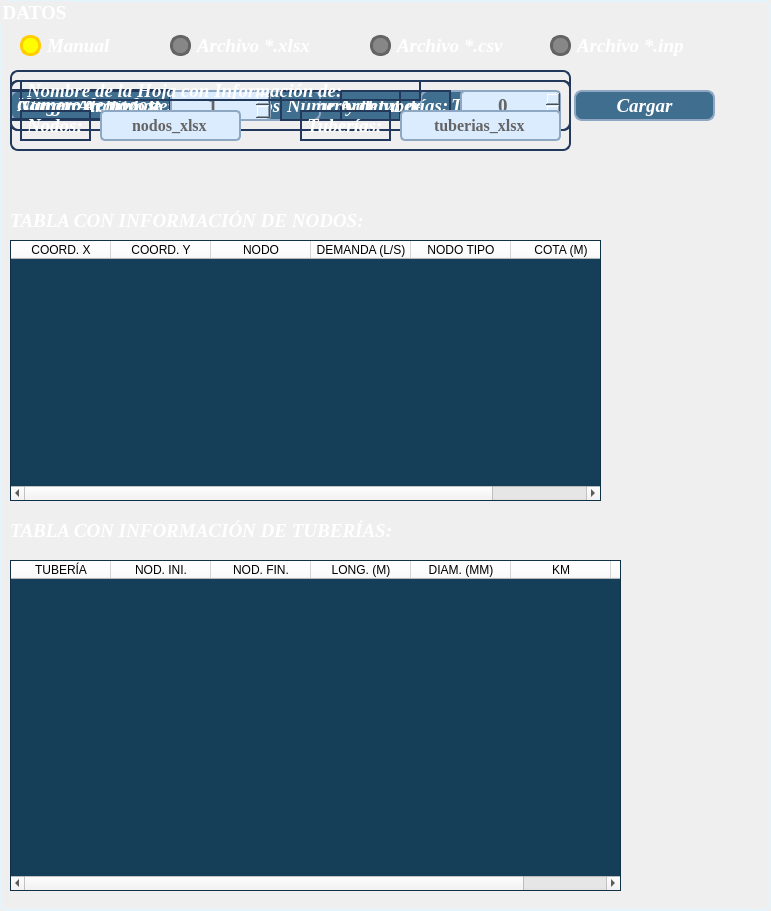
             <widget class="QGroupBox" name="groupBox">
              <property name="geometry">
               <rect>
                <x>0</x>
                <y>50</y>
                <width>771</width>
                <height>911</height>
               </rect>
              </property>
              <property name="font">
               <font>
                <family>Times New Roman</family>
                <pointsize>14</pointsize>
                <weight>75</weight>
                <bold>true</bold>
               </font>
              </property>
              <property name="styleSheet">
               <string notr="true">QGroupBox{
	border: 2px solid rgb(228, 244, 253);/*+10*/
	border-radius: 8px;
	color: rgb(255, 255, 255);
}</string>
              </property>
              <property name="title">
               <string>DATOS</string>
              </property>
              <widget class="QRadioButton" name="rb_manual">
               <property name="geometry">
                <rect>
                 <x>20</x>
                 <y>30</y>
                 <width>101</width>
                 <height>31</height>
                </rect>
               </property>
               <property name="font">
                <font>
                 <family>Times New Roman</family>
                 <pointsize>14</pointsize>
                 <weight>75</weight>
                 <italic>true</italic>
                 <bold>true</bold>
                </font>
               </property>
               <property name="styleSheet">
                <string notr="true">QRadioButton{
	color: rgb(255, 255, 255);
}

QRadioButton::indicator{
	border: 3px solid rgb(100, 100, 100);
	width: 15px;
	height: 15px;
	border-radius: 10px;
	background-color: rgb(135, 135, 135);
}

QRadioButton::indicator:checked{
	border: 3px solid rgb(255, 205, 0);
	background-color:  rgb(255, 255, 0);
	font-color: rgb(255, 255, 255);
}</string>
               </property>
               <property name="text">
                <string>Manual</string>
               </property>
               <property name="checked">
                <bool>true</bool>
               </property>
              </widget>
              <widget class="QRadioButton" name="rb_inp">
               <property name="geometry">
                <rect>
                 <x>550</x>
                 <y>30</y>
                 <width>141</width>
                 <height>31</height>
                </rect>
               </property>
               <property name="font">
                <font>
                 <family>Times New Roman</family>
                 <pointsize>14</pointsize>
                 <weight>75</weight>
                 <italic>true</italic>
                 <bold>true</bold>
                </font>
               </property>
               <property name="styleSheet">
                <string notr="true">QRadioButton{
	color: rgb(255, 255, 255);
}


QRadioButton::indicator{
	border: 3px solid rgb(100, 100, 100);
	width: 15px;
	height: 15px;
	border-radius: 10px;
	background-color: rgb(135, 135, 135);
}

QRadioButton::indicator:checked{
	border: 3px solid rgb(255, 205, 0);
	background-color:  rgb(255, 255, 0);
}</string>
               </property>
               <property name="text">
                <string>Archivo *.inp</string>
               </property>
              </widget>
              <widget class="QRadioButton" name="rb_xslx">
               <property name="geometry">
                <rect>
                 <x>170</x>
                 <y>30</y>
                 <width>141</width>
                 <height>31</height>
                </rect>
               </property>
               <property name="font">
                <font>
                 <family>Times New Roman</family>
                 <pointsize>14</pointsize>
                 <weight>75</weight>
                 <italic>true</italic>
                 <bold>true</bold>
                </font>
               </property>
               <property name="styleSheet">
                <string notr="true">QRadioButton{
	color: rgb(255, 255, 255);
}

QRadioButton::indicator{
	border: 3px solid rgb(100, 100, 100);
	width: 15px;
	height: 15px;
	border-radius: 10px;
	background-color: rgb(135, 135, 135);
}

QRadioButton::indicator:checked{
	border: 3px solid rgb(255, 205, 0);
	background-color:  rgb(255, 255, 0);
}</string>
               </property>
               <property name="text">
                <string>Archivo *.xlsx</string>
               </property>
              </widget>
              <widget class="QRadioButton" name="rb_csv">
               <property name="geometry">
                <rect>
                 <x>370</x>
                 <y>30</y>
                 <width>141</width>
                 <height>31</height>
                </rect>
               </property>
               <property name="font">
                <font>
                 <family>Times New Roman</family>
                 <pointsize>14</pointsize>
                 <weight>75</weight>
                 <italic>true</italic>
                 <bold>true</bold>
                </font>
               </property>
               <property name="styleSheet">
                <string notr="true">QRadioButton{
	color: rgb(255, 255, 255);
}

QRadioButton::indicator{
	border: 3px solid rgb(100, 100, 100);
	width: 15px;
	height: 15px;
	border-radius: 10px;
	background-color: rgb(135, 135, 135);
}

QRadioButton::indicator:checked{
	border: 3px solid rgb(255, 205, 0);
	background-color:  rgb(255, 255, 0);
}</string>
               </property>
               <property name="text">
                <string>Archivo *.csv</string>
               </property>
              </widget>
              <widget class="QPushButton" name="btn_load_info">
               <property name="geometry">
                <rect>
                 <x>574</x>
                 <y>90</y>
                 <width>141</width>
                 <height>31</height>
                </rect>
               </property>
               <property name="font">
                <font>
                 <family>Times New Roman</family>
                 <pointsize>14</pointsize>
                 <weight>75</weight>
                 <italic>true</italic>
                 <bold>true</bold>
                </font>
               </property>
               <property name="styleSheet">
                <string notr="true">QPushButton{
	background-color: rgb(64, 110, 142);
	border: 2px solid  rgb(142, 168, 195);/*+10*/
	border-radius: 8px;
	color: rgb(255, 255, 255);
}

QPushButton:hover{
	background-color: rgb(142, 168, 195);
	border: 2px solid rgb(203, 247, 237);/*+10*/
}

QPushButton:pressed{
	background-color: rgb(203, 247, 237);
	border: 2px solid rgb(246, 253, 157);/*+10*/
}</string>
               </property>
               <property name="text">
                <string>Cargar</string>
               </property>
              </widget>
              <widget class="QLabel" name="label_19">
               <property name="geometry">
                <rect>
                 <x>10</x>
                 <y>210</y>
                 <width>361</width>
                 <height>21</height>
                </rect>
               </property>
               <property name="font">
                <font>
                 <family>Times New Roman</family>
                 <pointsize>14</pointsize>
                 <weight>75</weight>
                 <italic>true</italic>
                 <bold>true</bold>
                </font>
               </property>
               <property name="styleSheet">
                <string notr="true"/>
               </property>
               <property name="text">
                <string>&lt;html&gt;&lt;head/&gt;&lt;body&gt;&lt;p&gt;&lt;span style=&quot; color:#ffffff;&quot;&gt;TABLA CON INFORMACIÓN DE NODOS:&lt;/span&gt;&lt;/p&gt;&lt;/body&gt;&lt;/html&gt;</string>
               </property>
              </widget>
              <widget class="QTableWidget" name="tbl_nod">
               <property name="enabled">
                <bool>true</bool>
               </property>
               <property name="geometry">
                <rect>
                 <x>10</x>
                 <y>240</y>
                 <width>591</width>
                 <height>261</height>
                </rect>
               </property>
               <property name="styleSheet">
                <string notr="true">QTableWidget{
	/* Color de Fondo de la tabla */
    background-color:  rgb(21, 63, 89);
	/* Color de Fondo de la tabla alterno*/
	alternate-background-color: rgb(54, 91, 119);
	/* Formato a las letras en la tabla*/
	font: 75 14pt &quot;Times New Roman&quot;;	

}

QTableWidget::item {
    color: white;
}

QHeaderView{
	/* Color de Fondo del encabezado */
	background-color: rgb(255, 255, 255);

	/* Formato a las letras en la cabeceras*/
	font: 75 12pt &quot;Times New Roman&quot;;
}
</string>
               </property>
               <property name="horizontalScrollBarPolicy">
                <enum>Qt::ScrollBarAsNeeded</enum>
               </property>
               <property name="sizeAdjustPolicy">
                <enum>QAbstractScrollArea::AdjustIgnored</enum>
               </property>
               <property name="alternatingRowColors">
                <bool>true</bool>
               </property>
               <property name="showGrid">
                <bool>true</bool>
               </property>
               <property name="rowCount">
                <number>0</number>
               </property>
               <property name="columnCount">
                <number>6</number>
               </property>
               <attribute name="horizontalHeaderCascadingSectionResizes">
                <bool>true</bool>
               </attribute>
               <attribute name="verticalHeaderVisible">
                <bool>false</bool>
               </attribute>
               <column>
                <property name="text">
                 <string>COORD. X</string>
                </property>
               </column>
               <column>
                <property name="text">
                 <string>COORD. Y</string>
                </property>
               </column>
               <column>
                <property name="text">
                 <string>NODO</string>
                </property>
               </column>
               <column>
                <property name="text">
                 <string>DEMANDA (L/S)</string>
                </property>
               </column>
               <column>
                <property name="text">
                 <string>NODO TIPO</string>
                </property>
               </column>
               <column>
                <property name="text">
                 <string>COTA (M)</string>
                </property>
               </column>
              </widget>
              <widget class="QLabel" name="label_20">
               <property name="geometry">
                <rect>
                 <x>10</x>
                 <y>520</y>
                 <width>391</width>
                 <height>21</height>
                </rect>
               </property>
               <property name="font">
                <font>
                 <family>Times New Roman</family>
                 <pointsize>14</pointsize>
                 <weight>75</weight>
                 <italic>true</italic>
                 <bold>true</bold>
                </font>
               </property>
               <property name="styleSheet">
                <string notr="true"/>
               </property>
               <property name="text">
                <string>&lt;html&gt;&lt;head/&gt;&lt;body&gt;&lt;p&gt;&lt;span style=&quot; color:#ffffff;&quot;&gt;TABLA CON INFORMACIÓN DE TUBERÍAS:&lt;/span&gt;&lt;/p&gt;&lt;/body&gt;&lt;/html&gt;</string>
               </property>
              </widget>
              <widget class="QTableWidget" name="tbl_tub">
               <property name="geometry">
                <rect>
                 <x>10</x>
                 <y>560</y>
                 <width>611</width>
                 <height>331</height>
                </rect>
               </property>
               <property name="styleSheet">
                <string notr="true">QTableWidget{
	/* Color de Fondo de la tabla */
    background-color:  rgb(21, 63, 89);
	/* Color de Fondo de la tabla alterno*/
	alternate-background-color: rgb(54, 91, 119);
	/* Formato a las letras en la tabla*/
	font: 75 14pt &quot;Times New Roman&quot;;	

}

QTableWidget::item {
    color: white;
}

QHeaderView{
	/* Color de Fondo del encabezado */
	background-color: rgb(255, 255, 255);
	/* Formato a las letras en la cabeceras*/
	font: 75 12pt &quot;Times New Roman&quot;;
}</string>
               </property>
               <property name="alternatingRowColors">
                <bool>true</bool>
               </property>
               <attribute name="horizontalHeaderCascadingSectionResizes">
                <bool>true</bool>
               </attribute>
               <attribute name="verticalHeaderVisible">
                <bool>false</bool>
               </attribute>
               <column>
                <property name="text">
                 <string>TUBERÍA</string>
                </property>
               </column>
               <column>
                <property name="text">
                 <string>NOD. INI.</string>
                </property>
               </column>
               <column>
                <property name="text">
                 <string>NOD. FIN.</string>
                </property>
               </column>
               <column>
                <property name="text">
                 <string>LONG. (M)</string>
                </property>
               </column>
               <column>
                <property name="text">
                 <string>DIAM. (MM)</string>
                </property>
               </column>
               <column>
                <property name="text">
                 <string>KM</string>
                </property>
               </column>
               <column>
                <property name="text">
                 <string>KS</string>
                </property>
               </column>
              </widget>
              <widget class="QPushButton" name="btn_load_info_epanet">
               <property name="geometry">
                <rect>
                 <x>10</x>
                 <y>90</y>
                 <width>231</width>
                 <height>31</height>
                </rect>
               </property>
               <property name="font">
                <font>
                 <family>Times New Roman</family>
                 <pointsize>14</pointsize>
                 <weight>75</weight>
                 <italic>true</italic>
                 <bold>true</bold>
                </font>
               </property>
               <property name="styleSheet">
                <string notr="true">QPushButton{
	background-color: rgb(64, 110, 142);
	border: 2px solid  rgb(142, 168, 195);/*+10*/
	border-radius: 8px;
	color: rgb(255, 255, 255);
}

QPushButton:hover{
	background-color: rgb(142, 168, 195);
	border: 2px solid rgb(203, 247, 237);/*+10*/
}

QPushButton:pressed{
	background-color: rgb(203, 247, 237);
	border: 2px solid rgb(246, 253, 157);/*+10*/
}</string>
               </property>
               <property name="text">
                <string>Cargar Archivo de Epanet</string>
               </property>
              </widget>
              <widget class="QPushButton" name="btn_load_info_XY">
               <property name="geometry">
                <rect>
                 <x>260</x>
                 <y>90</y>
                 <width>291</width>
                 <height>31</height>
                </rect>
               </property>
               <property name="font">
                <font>
                 <family>Times New Roman</family>
                 <pointsize>14</pointsize>
                 <weight>75</weight>
                 <italic>true</italic>
                 <bold>true</bold>
                </font>
               </property>
               <property name="styleSheet">
                <string notr="true">QPushButton{
	background-color: rgb(64, 110, 142);
	border: 2px solid  rgb(142, 168, 195);/*+10*/
	border-radius: 8px;
	color: rgb(255, 255, 255);
}

QPushButton:hover{
	background-color: rgb(142, 168, 195);
	border: 2px solid rgb(203, 247, 237);/*+10*/
}

QPushButton:pressed{
	background-color: rgb(203, 247, 237);
	border: 2px solid rgb(246, 253, 157);/*+10*/
}</string>
               </property>
               <property name="text">
                <string>Cargar Archivo de Coordenadas</string>
               </property>
              </widget>
              <widget class="QGroupBox" name="gb_csv">
               <property name="enabled">
                <bool>true</bool>
               </property>
               <property name="geometry">
                <rect>
                 <x>10</x>
                 <y>80</y>
                 <width>561</width>
                 <height>51</height>
                </rect>
               </property>
               <property name="font">
                <font>
                 <family>Times New Roman</family>
                 <pointsize>12</pointsize>
                 <weight>75</weight>
                 <italic>true</italic>
                 <bold>true</bold>
                </font>
               </property>
               <property name="styleSheet">
                <string notr="true">border: 2px solid rgb(35, 57, 91);</string>
               </property>
               <property name="title">
                <string/>
               </property>
               <widget class="QPushButton" name="btn_csv_nod">
                <property name="geometry">
                 <rect>
                  <x>180</x>
                  <y>10</y>
                  <width>131</width>
                  <height>31</height>
                 </rect>
                </property>
                <property name="font">
                 <font>
                  <family>Times New Roman</family>
                  <pointsize>14</pointsize>
                  <weight>75</weight>
                  <italic>true</italic>
                  <bold>true</bold>
                 </font>
                </property>
                <property name="styleSheet">
                 <string notr="true">QPushButton{
	background-color: rgb(64, 110, 142);
	border: 2px solid  rgb(142, 168, 195);/*+10*/
	border-radius: 8px;
	color: rgb(255, 255, 255);
}

QPushButton:hover{
	background-color: rgb(142, 168, 195);
	border: 2px solid rgb(203, 247, 237);/*+10*/
}

QPushButton:pressed{
	background-color: rgb(203, 247, 237);
	border: 2px solid rgb(246, 253, 157);/*+10*/
}</string>
                </property>
                <property name="text">
                 <string>Nodos</string>
                </property>
               </widget>
               <widget class="QPushButton" name="btn_csv_tub">
                <property name="geometry">
                 <rect>
                  <x>410</x>
                  <y>10</y>
                  <width>131</width>
                  <height>31</height>
                 </rect>
                </property>
                <property name="font">
                 <font>
                  <family>Times New Roman</family>
                  <pointsize>14</pointsize>
                  <weight>75</weight>
                  <italic>true</italic>
                  <bold>true</bold>
                 </font>
                </property>
                <property name="styleSheet">
                 <string notr="true">QPushButton{
	background-color: rgb(64, 110, 142);
	border: 2px solid  rgb(142, 168, 195);/*+10*/
	border-radius: 8px;
	color: rgb(255, 255, 255);
}

QPushButton:hover{
	background-color: rgb(142, 168, 195);
	border: 2px solid rgb(203, 247, 237);/*+10*/
}

QPushButton:pressed{
	background-color: rgb(203, 247, 237);
	border: 2px solid rgb(246, 253, 157);/*+10*/
}</string>
                </property>
                <property name="text">
                 <string>Tuberías</string>
                </property>
               </widget>
               <widget class="QLabel" name="label_16">
                <property name="geometry">
                 <rect>
                  <x>0</x>
                  <y>10</y>
                  <width>171</width>
                  <height>31</height>
                 </rect>
                </property>
                <property name="font">
                 <font>
                  <family>Times New Roman</family>
                  <pointsize>14</pointsize>
                  <weight>75</weight>
                  <italic>true</italic>
                  <bold>true</bold>
                 </font>
                </property>
                <property name="styleSheet">
                 <string notr="true">color: rgb(255, 255, 255);</string>
                </property>
                <property name="text">
                 <string>Cargar Archivo de :</string>
                </property>
               </widget>
               <widget class="QLabel" name="label_17">
                <property name="geometry">
                 <rect>
                  <x>330</x>
                  <y>10</y>
                  <width>61</width>
                  <height>31</height>
                 </rect>
                </property>
                <property name="font">
                 <font>
                  <family>Times New Roman</family>
                  <pointsize>14</pointsize>
                  <weight>75</weight>
                  <italic>true</italic>
                  <bold>true</bold>
                 </font>
                </property>
                <property name="styleSheet">
                 <string notr="true">color: rgb(255, 255, 255);</string>
                </property>
                <property name="text">
                 <string>y de:</string>
                </property>
               </widget>
              </widget>
              <widget class="QGroupBox" name="gb_manual">
               <property name="geometry">
                <rect>
                 <x>10</x>
                 <y>70</y>
                 <width>561</width>
                 <height>61</height>
                </rect>
               </property>
               <property name="font">
                <font>
                 <family>Times New Roman</family>
                 <pointsize>12</pointsize>
                 <weight>75</weight>
                 <italic>true</italic>
                 <bold>true</bold>
                </font>
               </property>
               <property name="styleSheet">
                <string notr="true">border: 2px solid rgb(35, 57, 91);</string>
               </property>
               <property name="title">
                <string/>
               </property>
               <widget class="QLabel" name="label_13">
                <property name="geometry">
                 <rect>
                  <x>270</x>
                  <y>20</y>
                  <width>171</width>
                  <height>31</height>
                 </rect>
                </property>
                <property name="font">
                 <font>
                  <family>Times New Roman</family>
                  <pointsize>14</pointsize>
                  <weight>75</weight>
                  <italic>true</italic>
                  <bold>true</bold>
                 </font>
                </property>
                <property name="styleSheet">
                 <string notr="true">color: rgb(255, 255, 255);</string>
                </property>
                <property name="text">
                 <string>Número de tuberías:</string>
                </property>
               </widget>
               <widget class="QLabel" name="label_12">
                <property name="geometry">
                 <rect>
                  <x>0</x>
                  <y>19</y>
                  <width>161</width>
                  <height>31</height>
                 </rect>
                </property>
                <property name="font">
                 <font>
                  <family>Times New Roman</family>
                  <pointsize>14</pointsize>
                  <weight>75</weight>
                  <italic>true</italic>
                  <bold>true</bold>
                 </font>
                </property>
                <property name="styleSheet">
                 <string notr="true">color: rgb(255, 255, 255);</string>
                </property>
                <property name="text">
                 <string>Número de nodos:</string>
                </property>
               </widget>
               <widget class="QSpinBox" name="txt_manual_nod">
                <property name="geometry">
                 <rect>
                  <x>160</x>
                  <y>20</y>
                  <width>101</width>
                  <height>31</height>
                 </rect>
                </property>
                <property name="font">
                 <font>
                  <family>Times New Roman</family>
                  <pointsize>14</pointsize>
                  <weight>75</weight>
                  <italic>false</italic>
                  <bold>true</bold>
                 </font>
                </property>
                <property name="styleSheet">
                 <string notr="true">QSpinBox{
	border: 2px solid rgb(142, 168, 195);
	border-radius: 5px;
	background-color:rgb(219, 236, 255);
	color: rgb(100,100,100);
}

QSpinBox:hover{
	border: 2px solid rgb(255, 195, 15)
	
}</string>
                </property>
                <property name="alignment">
                 <set>Qt::AlignCenter</set>
                </property>
                <property name="minimum">
                 <number>1</number>
                </property>
                <property name="maximum">
                 <number>1000</number>
                </property>
               </widget>
               <widget class="QSpinBox" name="txt_manual_tub">
                <property name="geometry">
                 <rect>
                  <x>450</x>
                  <y>20</y>
                  <width>101</width>
                  <height>31</height>
                 </rect>
                </property>
                <property name="font">
                 <font>
                  <family>Times New Roman</family>
                  <pointsize>14</pointsize>
                  <weight>75</weight>
                  <italic>false</italic>
                  <bold>true</bold>
                 </font>
                </property>
                <property name="styleSheet">
                 <string notr="true">QSpinBox{
	border: 2px solid rgb(142, 168, 195);
	border-radius: 5px;
	background-color:rgb(219, 236, 255);
	color: rgb(100,100,100);
}

QSpinBox:hover{
	border: 2px solid rgb(255, 195, 15)
	
}</string>
                </property>
                <property name="alignment">
                 <set>Qt::AlignCenter</set>
                </property>
               </widget>
              </widget>
              <widget class="QGroupBox" name="gb_excel">
               <property name="geometry">
                <rect>
                 <x>10</x>
                 <y>80</y>
                 <width>561</width>
                 <height>71</height>
                </rect>
               </property>
               <property name="font">
                <font>
                 <family>Times New Roman</family>
                 <pointsize>12</pointsize>
                 <weight>75</weight>
                 <italic>true</italic>
                 <bold>true</bold>
                </font>
               </property>
               <property name="styleSheet">
                <string notr="true">border: 2px solid rgb(35, 57, 91);</string>
               </property>
               <property name="title">
                <string/>
               </property>
               <widget class="QLineEdit" name="txt_excel_tub">
                <property name="geometry">
                 <rect>
                  <x>390</x>
                  <y>30</y>
                  <width>161</width>
                  <height>31</height>
                 </rect>
                </property>
                <property name="font">
                 <font>
                  <family>Times New Roman</family>
                  <pointsize>12</pointsize>
                  <weight>75</weight>
                  <italic>false</italic>
                  <bold>true</bold>
                 </font>
                </property>
                <property name="styleSheet">
                 <string notr="true">QLineEdit{
	border: 2px solid rgb(142, 168, 195);
	border-radius: 5px;
	background-color:rgb(219, 236, 255);
	color: rgb(100,100,100)
}

QLineEdit:hover{
	border: 2px solid rgb(255, 195, 15)
}</string>
                </property>
                <property name="text">
                 <string>tuberias_xlsx</string>
                </property>
                <property name="alignment">
                 <set>Qt::AlignCenter</set>
                </property>
               </widget>
               <widget class="QLabel" name="label_15">
                <property name="geometry">
                 <rect>
                  <x>10</x>
                  <y>30</y>
                  <width>71</width>
                  <height>31</height>
                 </rect>
                </property>
                <property name="font">
                 <font>
                  <family>Times New Roman</family>
                  <pointsize>14</pointsize>
                  <weight>75</weight>
                  <italic>true</italic>
                  <bold>true</bold>
                 </font>
                </property>
                <property name="styleSheet">
                 <string notr="true">color: rgb(255, 255, 255);</string>
                </property>
                <property name="text">
                 <string>Nodos:</string>
                </property>
               </widget>
               <widget class="QLabel" name="label_14">
                <property name="geometry">
                 <rect>
                  <x>290</x>
                  <y>30</y>
                  <width>91</width>
                  <height>31</height>
                 </rect>
                </property>
                <property name="font">
                 <font>
                  <family>Times New Roman</family>
                  <pointsize>14</pointsize>
                  <weight>75</weight>
                  <italic>true</italic>
                  <bold>true</bold>
                 </font>
                </property>
                <property name="styleSheet">
                 <string notr="true">color: rgb(255, 255, 255);</string>
                </property>
                <property name="text">
                 <string>Tuberías:</string>
                </property>
               </widget>
               <widget class="QLineEdit" name="txt_excel_nod">
                <property name="geometry">
                 <rect>
                  <x>90</x>
                  <y>30</y>
                  <width>141</width>
                  <height>31</height>
                 </rect>
                </property>
                <property name="font">
                 <font>
                  <family>Times New Roman</family>
                  <pointsize>12</pointsize>
                  <weight>75</weight>
                  <italic>false</italic>
                  <bold>true</bold>
                 </font>
                </property>
                <property name="styleSheet">
                 <string notr="true">QLineEdit{
	border: 2px solid rgb(142, 168, 195);
	border-radius: 5px;
	background-color:rgb(219, 236, 255);
	color: rgb(100,100,100)
}

QLineEdit:hover{
	border: 2px solid rgb(255, 195, 15)
}</string>
                </property>
                <property name="text">
                 <string>nodos_xlsx</string>
                </property>
                <property name="alignment">
                 <set>Qt::AlignCenter</set>
                </property>
               </widget>
               <widget class="QLabel" name="label_18">
                <property name="geometry">
                 <rect>
                  <x>10</x>
                  <y>0</y>
                  <width>401</width>
                  <height>21</height>
                 </rect>
                </property>
                <property name="font">
                 <font>
                  <family>Times New Roman</family>
                  <pointsize>14</pointsize>
                  <weight>75</weight>
                  <italic>true</italic>
                  <bold>true</bold>
                 </font>
                </property>
                <property name="styleSheet">
                 <string notr="true">color: rgb(255, 255, 255);</string>
                </property>
                <property name="text">
                 <string>Nombre de la Hoja con Información de:</string>
                </property>
               </widget>
              </widget>
             </widget>
